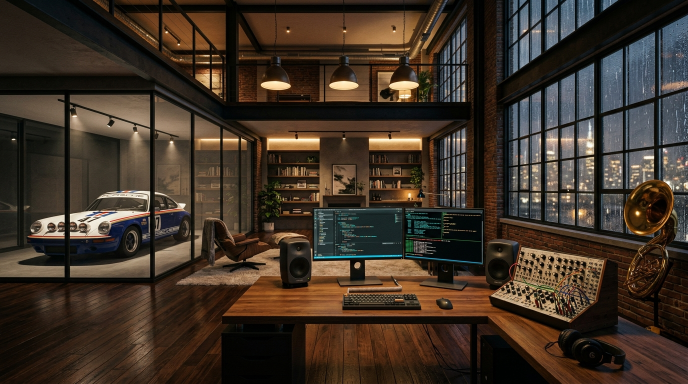
#> input picture assets/iter14_coder_loft_clean_rain.jpg, 1376 x 768 px, found by its file name (shown at 1/2 size)
$ python build_video_rain_composite.py
#> lines starting #> are read from the running program, lines starting #| are printed output that depends on the picture; after the words box and inside, x2 and y2 are one past the last pixel; in counts of white or black regions, pixels touching at a corner belong together
import os
import sys
import subprocess
import numpy as np
from PIL import Image
from scipy.ndimage import gaussian_filter

def create_photoreal_rain_composite(
    plate_path=r"C:\Users\jhert\OneDrive\Desktop\Youtube\assets\iter14_coder_loft_clean_rain.jpg",
    rain_video_path=r"C:\Users\jhert\OneDrive\Desktop\Youtube\assets\seedance_rain_window_source.mp4",
    output_video_path=r"C:\Users\jhert\OneDrive\Desktop\Youtube\assets\iter14_coder_loft_actual_rain_loop.mp4",
    fps=24
):
#> called with fps = 24
    print(f"Loading master plate: {plate_path}")
    base_img = Image.open(plate_path).convert("RGB")
#> base_img is the input picture: PIL image 1376x768 RGB; mean R, G, B 63.1, 50.4, 38.9
    base_arr = np.array(base_img, dtype=np.float32) / 255.0
    H, W, _ = base_arr.shape
#> H = 768; W = 1376

    # 1. Build precise window mask
    mask = np.zeros((H, W), dtype=np.float32)
    # Right main warehouse window
    mask[35:630, 970:1376] = 1.0
    # Upper mezzanine level window
    mask[35:260, 620:970] = 1.0

    # Exclude dark steel muntins and interior frames
    lum = 0.299 * base_arr[:, :, 0] + 0.587 * base_arr[:, :, 1] + 0.114 * base_arr[:, :, 2]
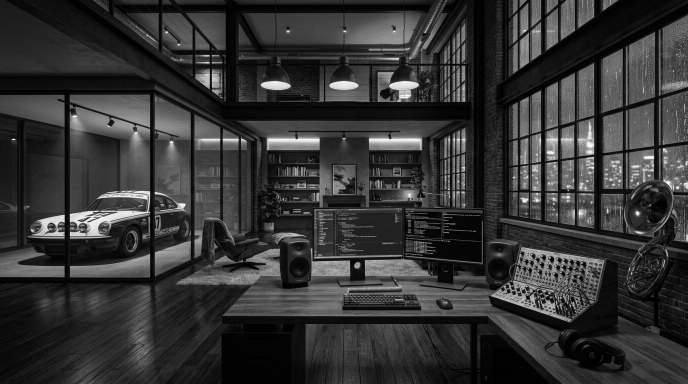
#> lum: shape (768, 1376) float32 (shown at 1/2 size); min 0, max 0.998, mean 0.207
    mask[lum < 0.115] = 0.0

    # Exclude brass sousaphone bell (warm golden tones on right edge)
    is_brass = (lum > 0.25) & (base_arr[:, :, 0] > 0.38) & (base_arr[:, :, 2] < 0.22)
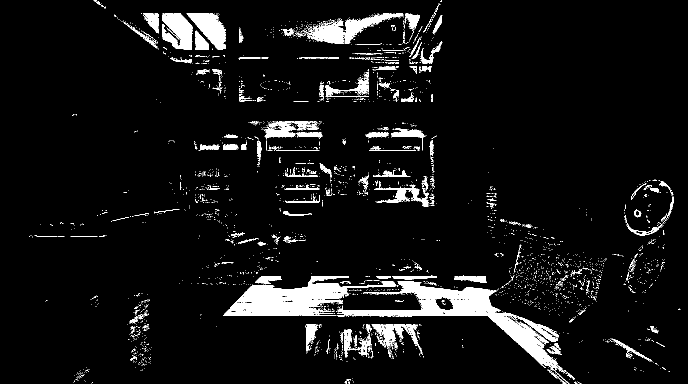
#> is_brass: shape (768, 1376) bool (shown at 1/2 size); 6.4% white; 3113 white regions (2939 under 20 px), largest, box (x1, y1, x2, y2) and area: (674, 562, 1139, 768) 14309, (446, 552, 792, 632) 11813, (614, 26, 807, 88) 3983
    mask[is_brass] = 0.0

    # Soft feather on edges to avoid harsh matte lines
    mask = gaussian_filter(mask, sigma=0.8)

    # 2. Extract frames from rain video
    # Main right window dimensions:
    rw_x1, rw_x2 = 965, 1376
    rw_y1, rw_y2 = 30, 630
    rw_w = rw_x2 - rw_x1
    rw_h = rw_y2 - rw_y1

    # Upper window dimensions:
    uw_x1, uw_x2 = 620, 970
    uw_y1, uw_y2 = 35, 260
    uw_w = uw_x2 - uw_x1
    uw_h = uw_y2 - uw_y1

    print(f"Extracting frames from actual rain video: {rain_video_path}")
    cmd_extract = [
        "ffmpeg", "-y",
        "-i", rain_video_path,
        "-r", str(fps),
        "-vf", f"scale={rw_w}:{rw_h}",
        "-f", "rawvideo",
        "-pix_fmt", "rgb24",
        "-"
    ]
#> (the run stopped early here; a loop or call above may not have finished)

$ run again, with assets/iter10_warm_clean_loft_screens_reef.jpg copied over assets/iter14_coder_loft_clean_rain.jpg
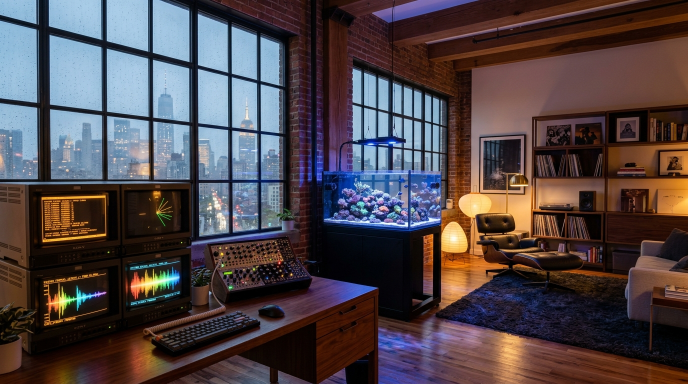
#> input picture assets/iter10_warm_clean_loft_screens_reef.jpg, 1376 x 768 px, found by its file name (shown at 1/2 size)
#> in create_photoreal_rain_composite, base_img is the input picture: PIL image 1376x768 RGB; mean R, G, B 79.5, 68.9, 72.1
#> in create_photoreal_rain_composite, `lum = 0.299 * base_arr[:, :, 0] + 0.587 * base_arr[:, :, 1] + 0.114 * ..`:
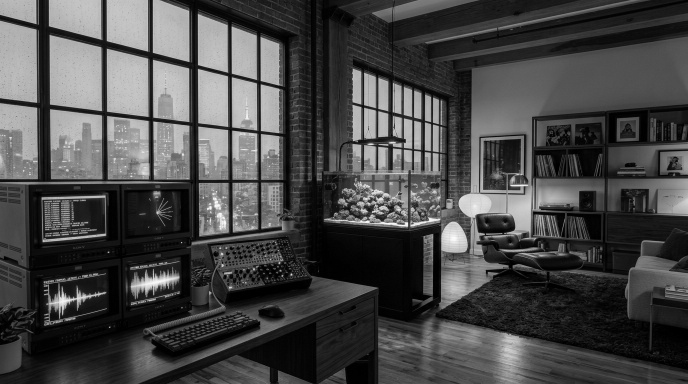
#> lum: shape (768, 1376) float32 (shown at 1/2 size); min 0, max 0.998, mean 0.284
#> in create_photoreal_rain_composite, `is_brass = (lum > 0.25) & (base_arr[:, :, 0] > 0.38) & (base_arr[:, :,..`:
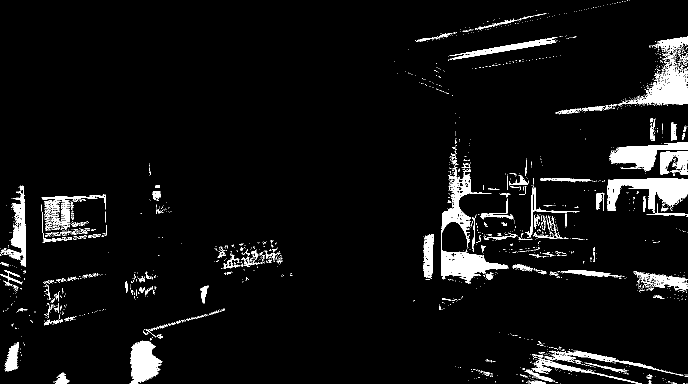
#> is_brass: shape (768, 1376) bool (shown at 1/2 size); 5.5% white; 1977 white regions (1797 under 20 px), largest, box (x1, y1, x2, y2) and area: (882, 333, 1017, 562) 7397, (1215, 357, 1376, 426) 5754, (1256, 100, 1376, 211) 4740

$ run again, with assets/iter11_clean_cozy_screens_frag_tank.jpg copied over assets/iter14_coder_loft_clean_rain.jpg
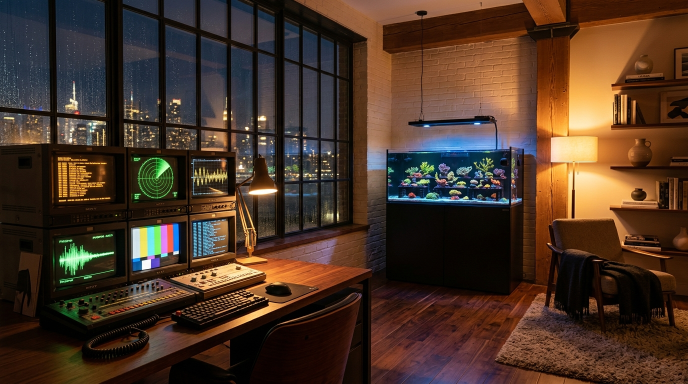
#> input picture assets/iter11_clean_cozy_screens_frag_tank.jpg, 1376 x 768 px, found by its file name (shown at 1/2 size)
#> in create_photoreal_rain_composite, base_img is the input picture: PIL image 1376x768 RGB; mean R, G, B 74, 52.6, 38.5
#> in create_photoreal_rain_composite, `lum = 0.299 * base_arr[:, :, 0] + 0.587 * base_arr[:, :, 1] + 0.114 * ..`:
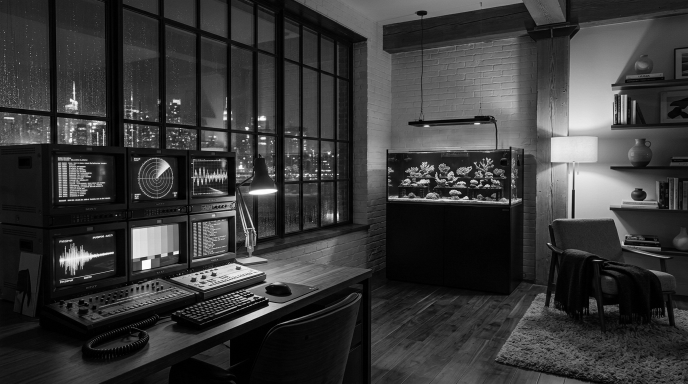
#> lum: shape (768, 1376) float32 (shown at 1/2 size); min 0, max 1, mean 0.225
#> in create_photoreal_rain_composite, `is_brass = (lum > 0.25) & (base_arr[:, :, 0] > 0.38) & (base_arr[:, :,..`:
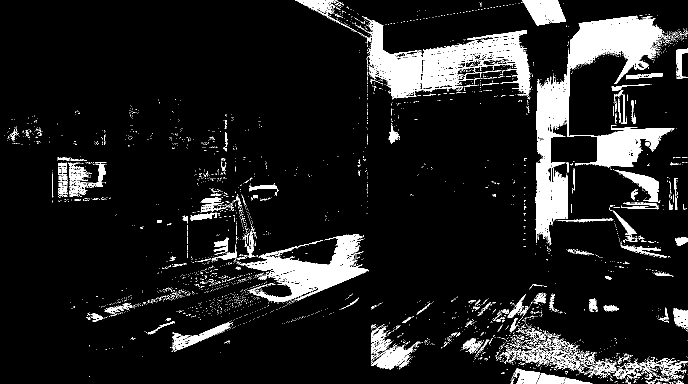
#> is_brass: shape (768, 1376) bool (shown at 1/2 size); 10.5% white; 3718 white regions (3542 under 20 px), largest, box (x1, y1, x2, y2) and area: (1071, 31, 1348, 488) 34509, (480, 468, 738, 605) 12326, (843, 60, 1061, 192) 11987

$ run again, with assets/iter12_cavernous_loft_rally_porsche_screens.jpg copied over assets/iter14_coder_loft_clean_rain.jpg
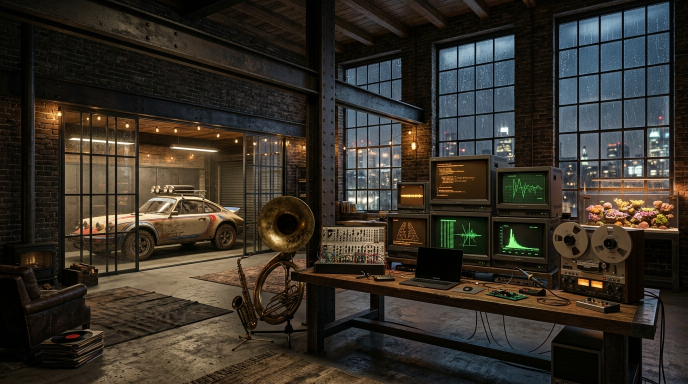
#> input picture assets/iter12_cavernous_loft_rally_porsche_screens.jpg, 1376 x 768 px, found by its file name (shown at 1/2 size)
#> in create_photoreal_rain_composite, base_img is the input picture: PIL image 1376x768 RGB; mean R, G, B 54.4, 48.4, 40.6
#> in create_photoreal_rain_composite, `lum = 0.299 * base_arr[:, :, 0] + 0.587 * base_arr[:, :, 1] + 0.114 * ..`:
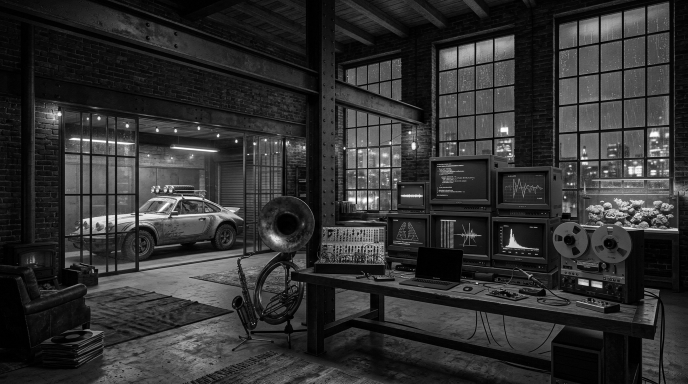
#> lum: shape (768, 1376) float32 (shown at 1/2 size); min 0, max 1, mean 0.193
#> in create_photoreal_rain_composite, `is_brass = (lum > 0.25) & (base_arr[:, :, 0] > 0.38) & (base_arr[:, :,..`:
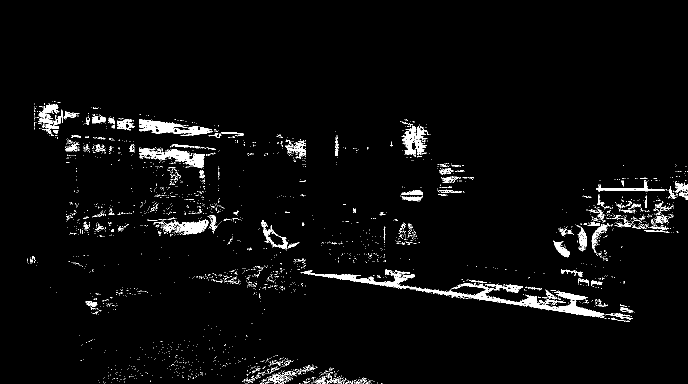
#> is_brass: shape (768, 1376) bool (shown at 1/2 size); 3.1% white; 2965 white regions (2818 under 20 px), largest, box (x1, y1, x2, y2) and area: (601, 539, 1209, 636) 5378, (278, 238, 426, 272) 2099, (278, 295, 410, 337) 1922
